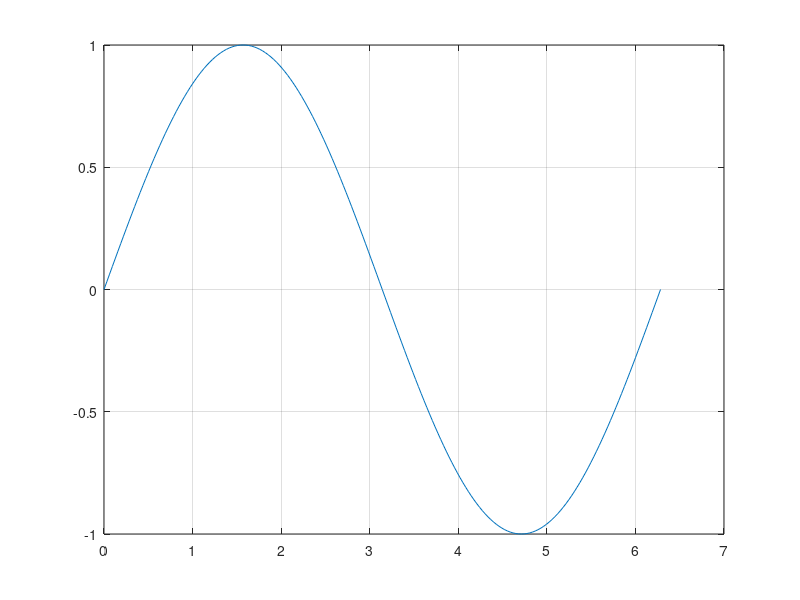
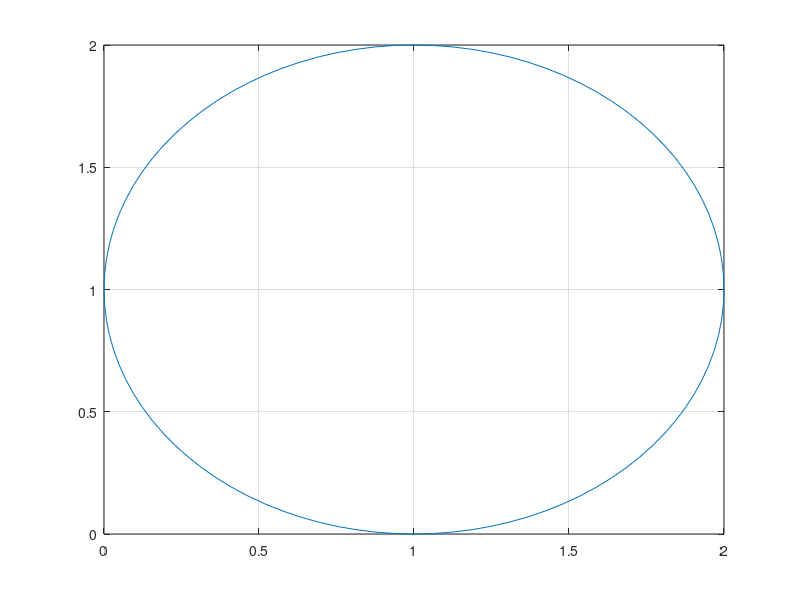
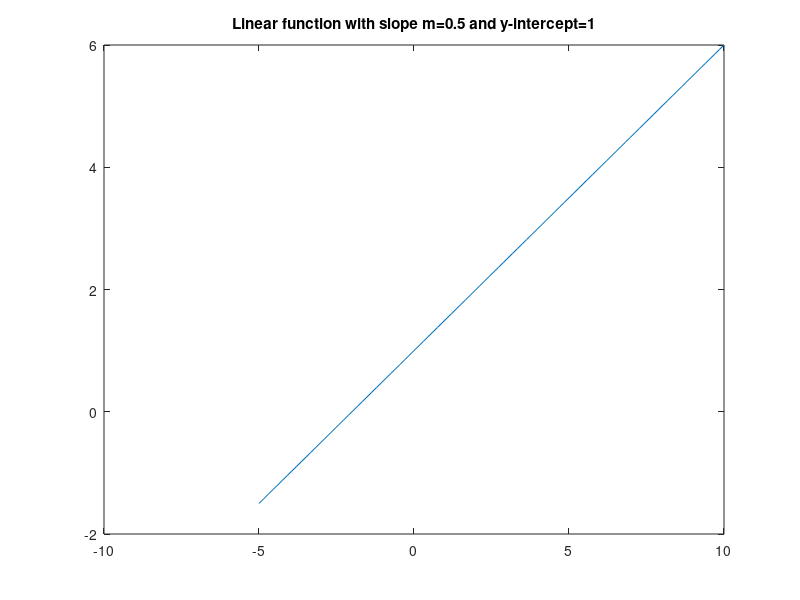

Source code (MATLAB) for these figures, in order: (Note: this script raises an error after producing the figures.)
%% What is a Function?
% *back to* <https://fanwangecon.github.io *Fan*>*'s* <https://fanwangecon.github.io/Math4Econ/ 
% *Intro Math for Econ*>*,*  <https://fanwangecon.github.io/M4Econ/ *Matlab Examples*>*, 
% or* <https://fanwangecon.github.io/MEconTools/ *MEconTools*> *Repositories*
%% 
% *function/mapping*: a mapping (also called a function) is a rule that assigns 
% to every element x of a set X a single element of a set Y. It is written as: 
% 
% $$f:X\rightarrow Y$$ 
% 
% where the arrow indicates mapping, and the letter $f$ symbolically specifies 
% a rule of mapping. When we write:
% 
% $$y=f(x)$$
% 
% we are mapping from argument $x$ in domain $X$ to value $y$ in co-domain Y.
% 
% _*Definitions:*_
%% 
% * *domain*: big $X$ is the domain of $f$
% * *argument*: little $x$ is an element in big $X$, an argument of the function 
% $f$.
% * *co-domain*: big $Y$ is the co-domain of $f$.
% * *image/value*: when $y =f(x)$, we refer to $y$ as the image or value of 
% $x$ under $f$.
% * *range*: $f(X) = \{ y \in Y : y = f(x) \text{ for some } x \in X  \}$
% * *graph:* "The graph of a function of one variables consists of all points 
% in the Cartesian plane whose coordinates (x,y) satisfy the equation y = f(x)" 
% (SB)
%% 
% In some textbooks, $x$ is called independent or exogenous variables, and $y$ 
% is called dependent or endogenous variables. We will avoid using those words 
% to avoid confusion.
%% 
% _*This is a function*_:

figure();
x = 0:pi/100:2*pi;
y = sin(x);
plot(x,y);
grid on;
%% 
% _*This is NOT a function*_:

figure();
x = 1; y=1; r=1;
th = 0:pi/50:2*pi;
xunit = r * cos(th) + x;
yunit = r * sin(th) + y;
h = plot(xunit, yunit);
grid on;
%% 
% *A Linear Function*
% 
% A linear function, polynomial of degreee 1, has slope $m$ and intercept $b$. 
% Linear functions have a constant slope.

figure();
m = 0.5;
b = 1;
ar_x = linspace(-5, 10, 100);
ar_y = ar_x*m + b;
h = plot(ar_x, ar_y);
% Title
title({['Linear function with slope m=' num2str(m) ' and y-intercept=' num2str(b)]});
% axis lines
xline0 = xline(0);
xline0.HandleVisibility = 'off';
yline0 = yline(0);
yline0.HandleVisibility = 'off';
grid on;
%% 
% 
% 
%